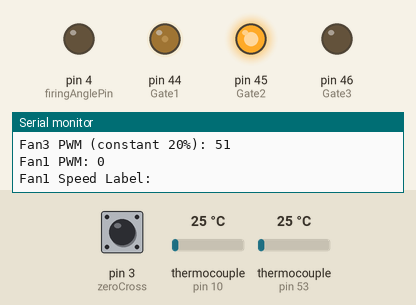
This sketch was run on a simulated Arduino Mega 2560, built with avr-gcc and run on an emulated ATmega2560. On the bench: output pins drawn as LEDs (lit = HIGH), the last lines printed to the serial monitor. The inputs (shaded band) are chosen by the test bench; at power-on: thermocouple (sensors on pin 53, pin 10) 25 °C, pin 3 (zeroCross) HIGH.

Above: at 4.7 s.
4.8 s: thermocouple (sensor on pin 53) set to 102 °C
At 6.1 s:
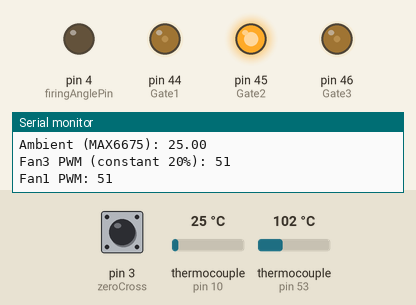
6.5 s: thermocouple (sensor on pin 53) set to 95 °C
8.0 s: thermocouple (sensor on pin 53) set to 225 °C
At 8.7 s:
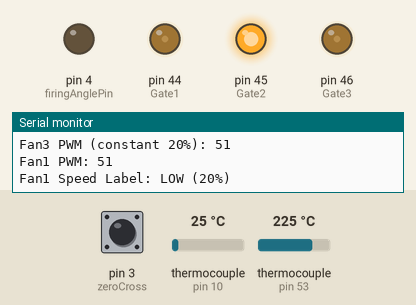
Timing chart, 0 to 10.5 s (numbered marks = the images above; inputs shaded):
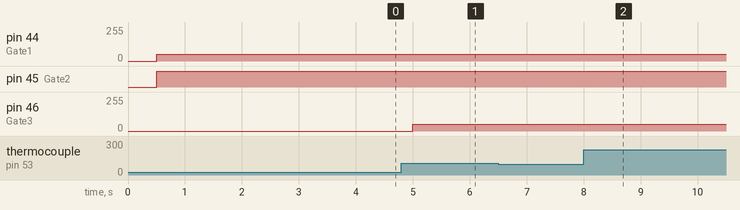

Measured:
- after the input at 4.8 s, pin 46 (Gate3): 0/255 → 51/255 after 0.20 s
- after the input at 6.5 s, every drawn part: stays the same
- after the input at 8.0 s, pin 46 (Gate3): stays 51/255 (without the input it goes to 0/255 after 2.0 s)

The sketch:

2_Heater.ino
```cpp
#include <Adafruit_MAX31855.h>
#include <SPI.h>
#include <max6675.h>

//hysteresis of 250

const int Gate1 = 44;
const int Gate2 = 45;
const int Gate3 = 46;

bool triacEnabled = true;

int zeroCross = 3;       // Zero-crossing detection pin
int firingAnglePin = 4;  // Triac firing angle control pin

unsigned long previousMillis = 0;
const unsigned long interval = 5000;  // 5 seconds per speed step

int pwmValue;
String speedLabel;

const int thermoCLK = 52;  // SCK
const int thermoCS = 53;   // CS
const int thermoDO = 50;   // MISO

const int ambiDO = 9;
const int ambiCS = 10;
const int ambiCLK = 11;

const int maxPWM = 255;

const int ambientReadInterval = 250;       // Read ambient temp every 0.25s
unsigned long lastAmbiReadTime = 0;

const unsigned long printInterval = 2000;  // Print every 2 seconds
unsigned long lastPrintTime = 0;

unsigned long lastPhasePrintTime = 0;      // For phaseControl print throttling

// Speed levels
const int lowPWM = maxPWM * 20 / 100;    // 20%
const int mediumPWM = maxPWM * 60 / 100; // 60%
const int highPWM = maxPWM;              // 100%

double temperature = 0;
double lastValidTemp = 0;
double ambientTemp = 0;
double lastValidAmbient = 0;

volatile bool doPhaseControl = false;
double adjustTemperature = 0;

// Create thermocouple objects
Adafruit_MAX31855 thermocouple(thermoCLK, thermoCS, thermoDO);
MAX6675 ambientSensor(ambiCLK, ambiCS, ambiDO);

void setup() {
  pinMode(Gate1, OUTPUT);
  pinMode(Gate2, OUTPUT);
  pinMode(Gate3, OUTPUT);

  pinMode(zeroCross, INPUT_PULLUP);
  pinMode(firingAnglePin, OUTPUT);
  digitalWrite(firingAnglePin, LOW);

  attachInterrupt(digitalPinToInterrupt(zeroCross), zeroCrossDetect, RISING);

  Serial.begin(9600);
  delay(500);  // Let sensors stabilize
}

void controlFan() {
  // Fan3 always at 20%
  analogWrite(Gate1, lowPWM);

  // Fan1 speed control based on temperature threshold
  unsigned long currentMillis = millis();
  if (currentMillis - previousMillis >= interval) {
    previousMillis = currentMillis;
    if (temperature >= 100.0) {
      pwmValue = lowPWM;
      speedLabel = "LOW (20%)";
    } else {
      pwmValue = 0;
      speedLabel = "OFF";
    }
  }
  analogWrite(Gate3, pwmValue);
  analogWrite(Gate2, highPWM);
}

void loop() {
  // Read MAX31855 (every loop)
  double tempReading = thermocouple.readCelsius();
  if (!isnan(tempReading)) {
    temperature = tempReading;
    lastValidTemp = tempReading;
  } else {
    temperature = lastValidTemp;
  }

  // Read MAX6675 every 250 ms
  if (millis() - lastAmbiReadTime >= ambientReadInterval) {
    lastAmbiReadTime = millis();

    double ambiReading = ambientSensor.readCelsius();
    if (!isnan(ambiReading) && ambiReading > 0.0 && ambiReading < 1024.0) {
      ambientTemp = ambiReading;
      lastValidAmbient = ambiReading;
    } else {
      ambientTemp = lastValidAmbient;
    }
  }

  // --- TRIAC control based on ambient temperature ---
  if (ambientTemp >= adjustTemperature) {
    if (triacEnabled) {
      Serial.println("TRIAC OFF: Ambient too hot (>80°C)");
    }
    triacEnabled = false;
    doPhaseControl = false;
    digitalWrite(firingAnglePin, LOW);
  } else if (ambientTemp < 30.0) {
    if (!triacEnabled) {
      Serial.println("TRIAC ON: Ambient cooled down (<60°C)");
    }
    triacEnabled = true;
  }

  // Phase control based on MAX31855 temperature to maintain ~200°C
  if (triacEnabled) {
    if (temperature >= 200.0) {
      // Maintain temperature by throttling power with phase control delay
      doPhaseControl = false;
      digitalWrite(firingAnglePin, LOW);
    } else {
      // Heating up: less delay (more power)
      doPhaseControl = true;
    }
  } else {
    // TRIAC disabled: no phase control firing
    doPhaseControl = false;
    digitalWrite(firingAnglePin, LOW);
  }

  controlFan();

  if (doPhaseControl) {
    noInterrupts();
    doPhaseControl = false;
    interrupts();
    phaseControl();
  }

  // Print all info every 2 seconds
  unsigned long currentMillis = millis();
  if (currentMillis - lastPrintTime >= printInterval) {
    lastPrintTime = currentMillis;

    Serial.print("Temperature (MAX31855): ");
    Serial.println(temperature);

    Serial.print("Ambient (MAX6675): ");
    Serial.println(ambientTemp);

    Serial.print("Fan3 PWM (constant 20%): ");
    Serial.println(lowPWM);

    Serial.print("Fan1 PWM: ");
    Serial.println(pwmValue);

    Serial.print("Fan1 Speed Label: ");
    Serial.println(speedLabel);
  }
}

void phaseControl() {
  // Calculate deviation from 200°C setpoint
  float deviation = temperature - 200.0;

  // Map deviation to delay for phase angle (microseconds)
  // More positive deviation -> longer delay (less power)
  // More negative deviation -> shorter delay (more power)
  // Limits chosen for 60Hz AC: 1000 - 8300 us delay range
  int delayMicros = map(deviation * 10, -100, 100, 1000, 8300);
  delayMicros = constrain(delayMicros, 1000, 8300);

  delayMicroseconds(delayMicros);

  digitalWrite(firingAnglePin, HIGH);
  delayMicroseconds(100);  // TRIAC gate pulse width
  digitalWrite(firingAnglePin, LOW);

  // Print TRIAC trigger info only every 2 seconds
  unsigned long currentMillis = millis();
  if (currentMillis - lastPhasePrintTime >= printInterval) {
    lastPhasePrintTime = currentMillis;

    Serial.print("TRIAC triggered after delay: ");
    Serial.print(delayMicros);
    Serial.println(" µs");
  }
}

void zeroCrossDetect() {
  if (triacEnabled) {
    doPhaseControl = true;
  }
}
```
